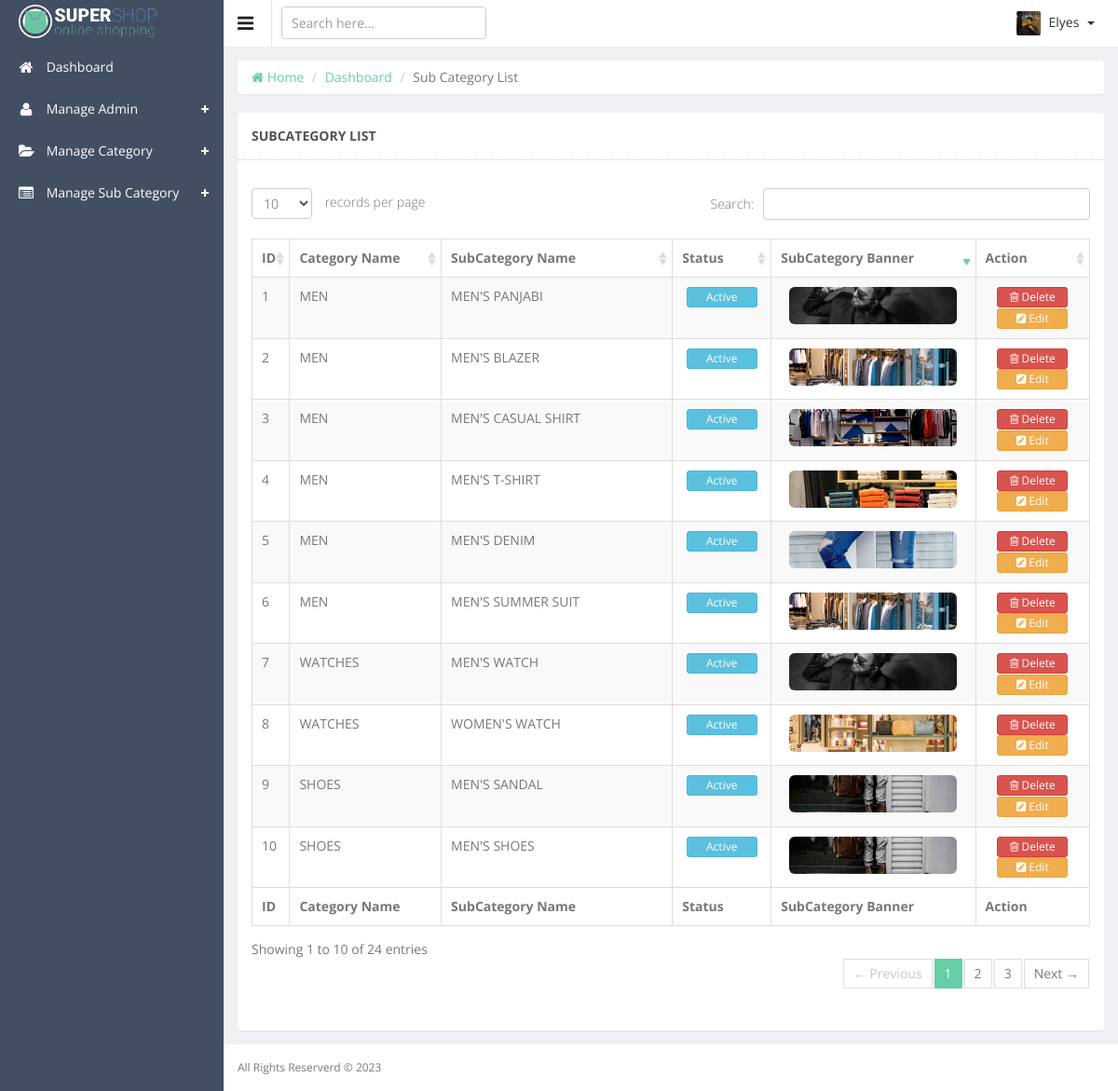
The app's page /admin/list-subcategory.php (signed in) with its own data.
### tables this page shows
CREATE TABLE `subcategories` (
  `id` int(11) NOT NULL COMMENT 'SUBCATEGORIES ID',
  `category_id` int(11) NOT NULL,
  `subcategory_name` varchar(128) NOT NULL,
  `subcategory_status` enum('Active','Inactive') NOT NULL DEFAULT 'Active',
  `subcategory_banner` text NOT NULL,
  `created_at` datetime DEFAULT NULL,
  `updated_at` datetime DEFAULT NULL
);

CREATE TABLE `categories` (
  `id` int(11) NOT NULL COMMENT 'CATEGORIES ID',
  `category_name` varchar(64) NOT NULL,
  `category_status` enum('Active','Inactive') NOT NULL DEFAULT 'Active',
  `created_at` datetime DEFAULT NULL,
  `updated_at` datetime DEFAULT NULL
);

### admin/app/Http/Controllers/View.php (called while the page is built, shortened)
<?php
class View
{
	public function loadContent($directory, $page_name)
	{
		include("resource/view/".$directory."/".$page_name.".php");
	}
}
?>

### admin/list-subcategory.php (called while the page is built, shortened)
<?php
include("app/Http/Controllers/View.php");
$view = new View;
$view->loadContent("include", "session");
$view->loadContent("include", "top");
$view->loadContent("content", "list-subcategory");
?>

### admin/app/Models/Eloquent.php (called while the page is built, shortened)
<?php
class Eloquent
{
	public $connection;
	public function __construct()
	{
		$this->connection = new PDO('mysql:host='.$GLOBALS['DBHOST'].';dbname='.$GLOBALS['DBNAME'].';charset=utf8', $GLOBALS['DBUSER'], $GLOBALS['DBPASS']);
		$this->connection->setAttribute(PDO::ATTR_ERRMODE, PDO::ERRMODE_EXCEPTION);
		$this->connection->setAttribute(PDO::ATTR_EMULATE_PREPARES, false);
	}
	public function selectJoinData($columnName, $tableName, $joinType = "INNER", $onCondition, $whereValue = 0, $formatBy = 0, $paginate = 0)
	{
		try
		{
			if($columnName == "*")
			{
				$sql1 = "SELECT ";
				$sql2 = "*";
			}
			else
			{
				$sql1 = "SELECT ";
				foreach($columnName AS $ca1Column => $ca1Value)
				{
					@$sql2 .= "$ca1Value, ";
				}
				$sql2 = rtrim(@$sql2, ", ");
			}
			$sql3 = " FROM `" . $tableName['MAIN'] . "`";
			foreach($onCondition AS $on1Column => $on1Value)
			{
				@$sql4 .= " " . $joinType . " JOIN `" . $tableName[$on1Column] . "` ON " . $on1Value[0] . " = " . $on1Value[1];
			}
			if(@$formatBy['ASC'])
				$sql7 = " ORDER BY " . $formatBy['ASC'] . " ASC";
			else if(@$formatBy['DESC'])
				$sql7 = " ORDER BY " . $formatBy['DESC'] . " DESC";
			else
				$sql7 = "";
			if($whereValue != 0)
			{
				$sql5 = " WHERE ";
				foreach($whereValue AS $wa1Column => $wa1Value)
				{
					@$sql6 .= $wa1Column . " = " . "'" . $wa1Value . "' AND ";
				}
				$sql6 = trim($sql6); $sql6 = rtrim($sql6, "AND"); $sql6 = trim($sql6);
				$preSQL = $sql1 . $sql2 . $sql3 . $sql4 . $sql5 . $sql6 . $sql7;
			}
			else
			{
				$preSQL = $sql1 . $sql2 . $sql3 . $sql4 . $sql7;
			}
			$query = $this->connection->prepare($preSQL);
			$query->execute();
			$dataSelected = $query->fetchAll(PDO::FETCH_ASSOC);
			return $dataSelected;
		}
		catch(Exception $e)
		{
			return 0;
		}
	}
}
?>

### admin/resource/view/content/list-subcategory.php (the view, shortened to what this page needs)
<?php
include("app/Models/Eloquent.php");
$eloquent = new Eloquent;
$tableName = $columnName = $onCondition = $joinType = null;
$columnName["1"] = "subcategories.id";
$columnName["2"] = "subcategories.subcategory_name";
$columnName["3"] = "subcategories.subcategory_status";
$columnName["4"] = "subcategories.subcategory_banner";
$columnName["5"] = "categories.category_name";
$tableName["MAIN"] = "subcategories";
$joinType = "INNER";
$tableName["1"] = "categories";
$onCondition["1"] = ["subcategories.category_id", "categories.id"];
$subcategoryList = $eloquent->selectJoinData($columnName, $tableName, $joinType, $onCondition);
?>
<div class="wrapper">
	<div class="row">
		<div class="col-sm-12">
			<ul class="breadcrumb panel">
				<li><a href="dashboard.php"><i class="fa fa-home"></i> Home</a></li>
				<li><a href="dashboard.php">Dashboard</a></li>
				<li class="active">Sub Category List</li>
			</ul>
			<section class="panel">
				<header class="panel-heading">
					SUBCATEGORY LIST
				</header>
				<div class="panel-body">
					<div class="adv-table">
						<table class="display table table-bordered table-striped" id="dynamic-table">
							<thead>
								<tr>
									<th style="width:2%"> ID </th>
									<th style="width:20%"> Category Name </th>
									<th style="width:30%"> SubCategory Name </th>
									<th style="width:12%"> Status </th>
									<th style="width:20%"> SubCategory Banner </th>
									<th style="width:16%"> Action </th>
								</tr>
							</thead>
							<tbody>
							<?php
								$n = 1;
								foreach ($subcategoryList as $eachRow)
								{
									echo '
									<tr class="gradeA">
										<td>'. $n .'</td>
										<td>'. $eachRow["category_name"] .'</td>
										<td>'. $eachRow["subcategory_name"] .'</td>
										<td class="center">
											<form method="post" action="">
												<input type="hidden" name="subcat_status_id" value="'. $eachRow["id"] .'"/>
												<input type="hidden" name="current_status" value="'. $eachRow["subcategory_status"] .'"/>
												<button name="change_status" class="btn btn-info btn-xs" style="width: 76px;" type="submit">'. $eachRow["subcategory_status"] .'</button>
											</form>
										</td>
										<td class="text-center">
											<a target="_blank" href="'. $GLOBALS['BANNER_DIRECTORY'] . $eachRow['subcategory_banner'] .'">
												<img src="'. $GLOBALS['BANNER_DIRECTORY'] . $eachRow['subcategory_banner'] .'" class="img-rounded" height="40px" width="180px" />
											</a>
										</td>
										<td class="center">
											<div class="row">
												<a data-id="'. $eachRow["id"] .'" href="#deleteModal" class="btn btn-danger btn-xs float-right deleteButton" style="width: 76px;" data-toggle="modal">
													<i class="fa fa-trash-o"></i> Delete
												</a>
												<form method="post" action="edit-subcategory.php" style="display: inline">
													<input type="hidden" name="edit_subcategory_id" value="'. $eachRow["id"] .'"/>
													<button name="edit_subcategory" class="btn btn-warning btn-xs" style="width: 76px;" type="submit">
														<i class="fa fa-pencil-square"></i> Edit
													</button>
												</form>
											</div>
										</td>
									</tr>
									';
									$n++;
								}
							?>
							</tbody>
							<tfoot>
								<tr>
									<tr>
										<th> ID </th>
										<th> Category Name </th>
										<th> SubCategory Name </th>
										<th> Status </th>
										<th> SubCategory Banner </th>
										<th> Action </th>
									</tr>
								</tr>
							</tfoot>
						</table>
					</div>
				</div>
			</section>
		</div>
	</div>
</div>

### admin/public/js/datatable/css/demo_table.css (style rules this page uses)
table.display { margin: 0 auto; clear: both; width: 100%; }
table.display thead th { padding: 3px 18px 3px 10px; border-bottom: 1px solid black; font-weight: bold; cursor: pointer; * cursor: hand; }
table.display tfoot th { padding: 3px 18px 3px 10px; border-top: 1px solid black; font-weight: bold; }
table.display td { padding: 3px 10px; }
table.display td.center { text-align: center; }
.sorting_desc { background: url('../images/sort_desc.png') no-repeat center right; }
.sorting { background: url('../images/sort_both.png') no-repeat center right; }
table.display tr.odd.gradeA { background-color: #ddffdd; }
table.display tr.even.gradeA { background-color: #eeffee; }
tr.odd { background-color: #E2E4FF; }
tr.even { background-color: white; }
tr.odd td.sorting_1 { background-color: #D3D6FF; }
tr.even td.sorting_1 { background-color: #EAEBFF; }
tr.odd.gradeA td.sorting_1 { background-color: #c4ffc4; }
tr.even.gradeA td.sorting_1 { background-color: #d5ffd5; }
table.display tr.gradeA { background-color: #eeffee; }

### admin/public/css/custom.css (style rules this page uses)
ul, .list-unstyled { padding-left: 30px; }

### records on screen
subcategories: category.category_name "MEN", subcategory_name "MEN'S PANJABI", subcategory_status "Active", subcategory_banner (picture)
subcategories: category.category_name "MEN", subcategory_name "MEN'S BLAZER", subcategory_status "Active", subcategory_banner (picture)
subcategories: category.category_name "MEN", subcategory_name "MEN'S CASUAL SHIRT", subcategory_status "Active", subcategory_banner (picture)
subcategories: category.category_name "MEN", subcategory_name "MEN'S T-SHIRT", subcategory_status "Active", subcategory_banner (picture)
subcategories: category.category_name "MEN", subcategory_name "MEN'S DENIM", subcategory_status "Active", subcategory_banner (picture)
subcategories: category.category_name "MEN", subcategory_name "MEN'S SUMMER SUIT", subcategory_status "Active", subcategory_banner (picture)
subcategories: category.category_name "WATCHES", subcategory_name "MEN'S WATCH", subcategory_status "Active", subcategory_banner (picture)
subcategories: category.category_name "WATCHES", subcategory_name "WOMEN'S WATCH", subcategory_status "Active", subcategory_banner (picture)
subcategories: category.category_name "SHOES", subcategory_name "MEN'S SANDAL", subcategory_status "Active", subcategory_banner (picture)
subcategories: category.category_name "SHOES", subcategory_name "MEN'S SHOES", subcategory_status "Active", subcategory_banner (picture)

### other values on screen
$_SESSION['SMC_login_admin_name'] "Elyes"
